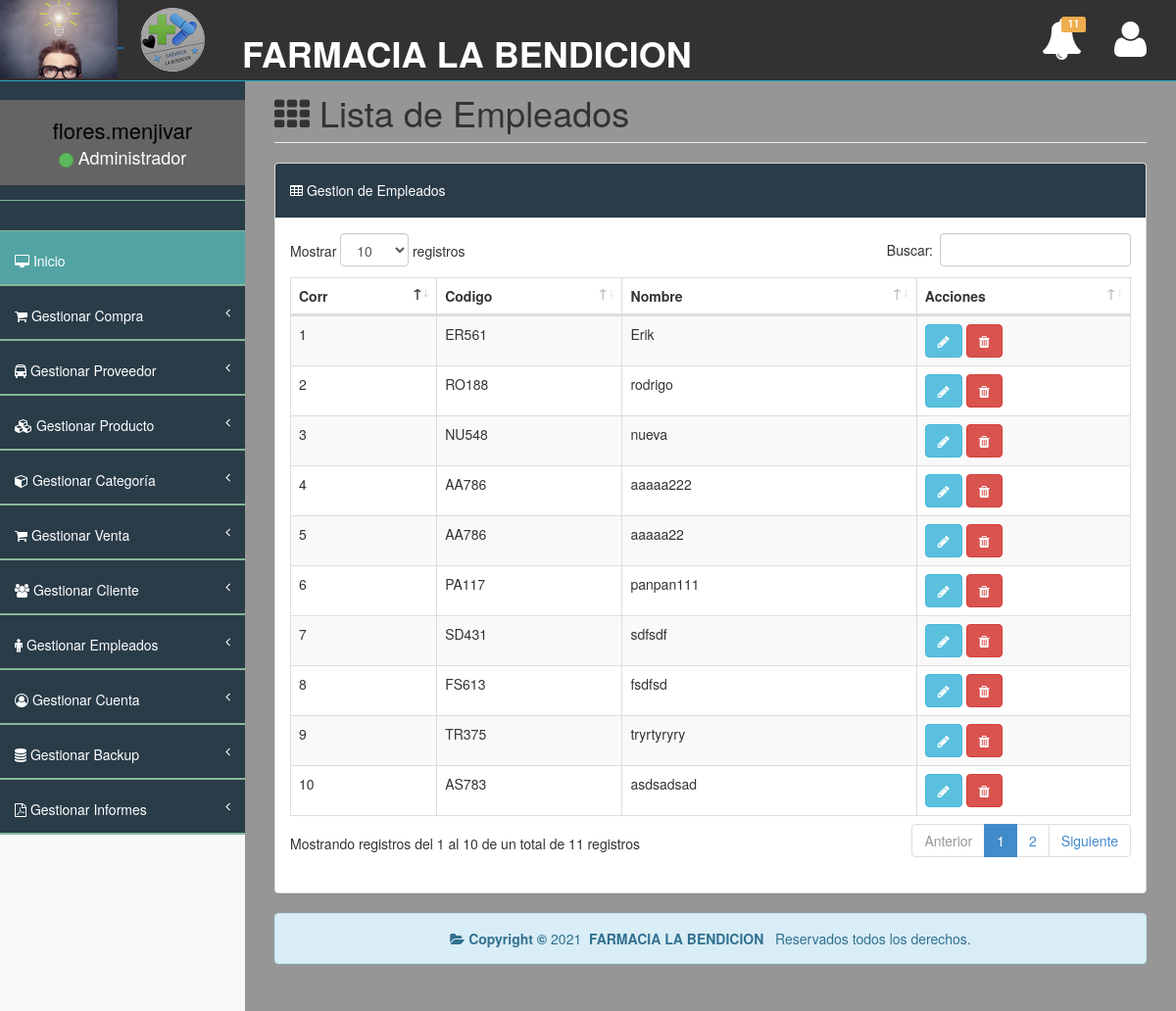
Screenshot of /docs/tb_listacategoria.php (signed in) with the database file from the repository.
### tables this page shows
CREATE TABLE `categoria` (
  `idcategoria` int(11) NOT NULL,
  `codigo` varchar(50) NOT NULL,
  `nombre` varchar(50) NOT NULL
);

### conexion/DB_mysql.php (called while the page is built, shortened)
<?php
class DB_mysql{
    var $BaseDatos;
    var $Servidor;
    var $Usuario;
    var $Clave;
    var $Conexion_ID;
function __construct(){
    $this->BaseDatos="farmacia";
    $this->Servidor="localhost";
    $this->Usuario="root";
    $this->Clave="";
}
function conectar($host,$user,$pass,$bd){
    if($host!="")$this->Servidor=$host;
    if($user!="")$this->Usuario=$user;
    if($bd!="")$this->BaseDatos=$bd;
    $this->Conexion_ID=mysqli_connect($this->Servidor,$this->Usuario,$this->Clave,$this->BaseDatos);
}
function getConexion(){
    return $this->Conexion_ID;
}
}
?>

### DAO/DAOCategoria.php (called while the page is built, shortened)
<?php
	require_once ("../conexion/DB_mysql.php");
	require_once ("../clases/ClaseCategoria.php");
	class DAOCategoria{
		var $Conexion_ID;
		function __construct(){
			$this->Conexion_ID=new DB_mysql();
    		$this->Conexion_ID=$this->Conexion_ID->getConexion();
		}
		function consultaAll(){
            return $this->consulta("select * from categoria");
        }
		function consulta($sql=""){
        	$result=$this->Conexion_ID->query($sql);
        	$listacategoria=array();
        	if ($result) {
            	while ($fila=$result->fetch_object()) {
                	$listacategoria[]=new ClaseCategoria($fila->idcategoria,$fila->codigo,$fila->nombre);
            	}
        	}
        	return $listacategoria;
   		}
	}
?>

### clases/ClaseCategoria.php (called while the page is built)
<?php
	class ClaseCategoria{
		private $idcategoria;
		private $codigo;
		private $nombre;
		function __construct($idcategoria,$codigo,$nombre){
			$this->idcategoria=$idcategoria;
			$this->codigo=$codigo;
			$this->nombre=$nombre;
		}
		function getIdCategoria(){
			return $this->idcategoria;
		}
		function getCodigo(){
			return $this->codigo;
		}
		function getNombre(){
			return $this->nombre;
		}
	}
?>

### docs/tb_listacategoria.php (the view, shortened to what this page needs)
<!DOCTYPE html>
<html>
<head>
    <link href="../assets/plugins/bootstrap/bootstrap.css" rel="stylesheet" />
    <link rel="stylesheet" type="text/css" href="https://maxcdn.bootstrapcdn.com/font-awesome/4.7.0/css/font-awesome.min.css">
    <link href="../assets/font-awesome/css/font-awesome.css" rel="stylesheet" />
    <link href="../assets/plugins/pace/pace-theme-big-counter.css" rel="stylesheet" />
    <link href="../assets/css/style.css" rel="stylesheet" />
    <link href="../assets/css/main-style.css" rel="stylesheet" />
    <link href="../assets/plugins/morris/morris-0.4.3.min.css" rel="stylesheet" />
     <link rel="stylesheet" type="text/css" href="../datatables/datatables.min.css"/>
   </head>
<body>
    <div id="wrapper">
         <?php include"menu.php";?>
        <div  style="background-color: rgb(150, 150, 150);" id="page-wrapper">
            <div class="row">
                <div class="col-lg-12">
                    <h1 class="page-header"><i class="fa fa-th" aria-hidden="true"></i> Lista de Empleados</h1>
                </div>
            </div>
            <div class="row">
                <div class="col-lg-12">
                    <div class="panel panel-default">
                        <div  style="background-color: rgb(41, 60, 72);" class="panel-heading">
                             <h5 style="color: rgb(255, 255, 255);"><i class="fa fa-table" aria-hidden="true"></i> Gestion de Empleados</h5>
                        </div>
                        <div class="panel-body">
                            <div class="table-responsive">
                                  <form action="" method="post" class="form-group" id="farma" name="farma">
              <input type="hidden" name="bandera" id="bandera">
              <input type="hidden" name="baccion" id="baccion" >
                                <table class="table table-striped table-bordered table-hover" id="example">
                                    <thead>
                            <tr>
                                 <th>Corr</th>
                                <th>Codigo</th>
                                 <th>Nombre</th>
                                <th>Acciones</th>
                            </tr>
                        </thead>
                        <tbody>
                             <?php
                    include "../DAO/DAOCategoria.php";
                    $daoE=new DAOCategoria();
                    $fila=$daoE->consultaAll();
                    $contador=1;
                    foreach ($fila as $key=> $value) {
                      echo "<tr>";
                      echo "<td>".$contador."</td>";
                      echo "<td>".$value->getCodigo()."</td>";
                      echo "<td>".$value->getNombre()."</td>";
                      echo "<td><button type='button' class='btn btn-info' onclick=mandarId('".base64_encode($value->getIdCategoria())."')><i class='fa fa-pencil'></i></button> <button type='button' class='btn btn-danger' onclick=showConfirmMessage('".$value->getIdCategoria()."')><i class='fa fa-trash'></i>  </button></td>";
                      echo "</tr>";
                      $contador++;
                    }
                  ?>
                        </tbody>
                                </table>
                                 </form>
                            </div>
                        </div>
                    </div>
                     <div class="row">
                <div class="col-lg-12">
                    <div class="alert alert-info">
                      <center>  <i class="fa fa-folder-open"></i><b> Copyright  © </b>2021 <b>&nbsp;FARMACIA LA BENDICION </b>
        <b>&nbsp; </b> Reservados todos los derechos.</center>
                    </div>
                </div>
            </div>
                </div>
            </div>
                </div>
</body>
</html>

### assets/css/style.css (style rules this page uses)
body { background-color: #f8f8f8; }
#wrapper { width: 100%; margin-top: 55px!important; background-color:#04B173; }
#page-wrapper { padding: 0 15px; min-height: 568px; background-color:rgb(209, 212, 216); }
table.dataTable thead .sorting, table.dataTable thead .sorting_asc:after, table.dataTable thead .sorting_desc, table.dataTable thead .sorting_asc_disabled, table.dataTable thead .sorting_desc_disabled { background: transparent; }
table.dataTable thead .sorting_asc:after { content: "\f0de"; float: right; font-family: fontawesome; }
table.dataTable thead .sorting:after { content: "\f0dc"; float: right; font-family: fontawesome; color: rgba(50,50,50,.5); }

### assets/css/main-style.css (style rules this page uses)
@media (min-width:768px) { #page-wrapper { position: inherit; margin: 0 0 0 250px; padding: 0 30px; min-height: 1000px; } }

### rows the page displays
categoria: codigo "ER561", nombre "Erik"
categoria: codigo "RO188", nombre "rodrigo"
categoria: codigo "NU548", nombre "nueva"
categoria: codigo "AA786", nombre "aaaaa222"
categoria: codigo "AA786", nombre "aaaaa22"
categoria: codigo "PA117", nombre "panpan111"
categoria: codigo "SD431", nombre "sdfsdf"
categoria: codigo "FS613", nombre "fsdfsd"
categoria: codigo "TR375", nombre "tryrtyryry"
categoria: codigo "AS783", nombre "asdsadsad"

### other values shown
$contador "11"
$us "flores.menjivar"
$us "Administrador"
